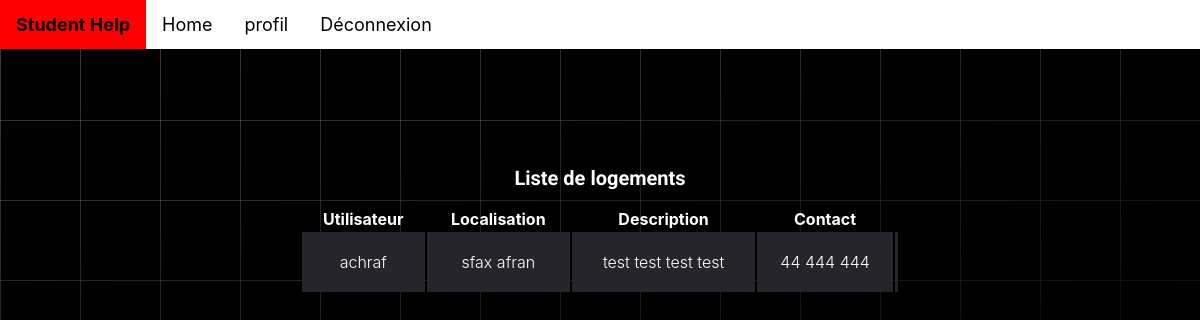
Page /posts/liste_logement/ on the earlier database version.
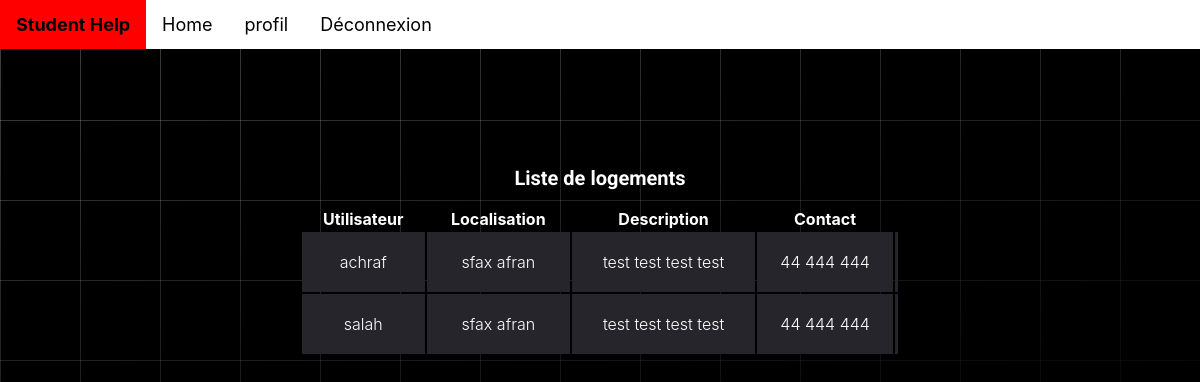
Same page on the later database version.
### posts/models.py (models this page shows, shortened)
class Poste(models.Model):
    TYPE_CHOICES = [('0', 'offre'), ('1', 'demande')]
    type = models.CharField(max_length=1, choices=TYPE_CHOICES)
    date = models.DateField(null=True, default=date.today)
    user = models.ForeignKey(User, on_delete=models.CASCADE, null=True)
    image = models.ImageField(blank=True)

### student/models.py (models this page shows, shortened)
class Logement(Poste):
    localisation = models.CharField(max_length=50)
    description = models.CharField(max_length=100)
    contactinfo = models.CharField(max_length=100)

### posts/views.py (the view)
# urls.py: path('liste_logement/',ListPostLogement.as_view(), name='listLog'),
class ListPostLogement(ListView):
    model = Poste
    template_name = 'listPosts/liste_logement.html'
    form_class =  LogementForm
    context_object_name = 'liste_logement'

### posts/templates/listPosts/liste_logement.html (shortened to what this page needs)
<!DOCTYPE html>
<html lang="en">
<head>
    <link rel="stylesheet" href="fonts/icomoon/style.css" />
    <link rel="stylesheet" href="css/owl.carousel.min.css" />
    {% extends "student/base.html" %}
    {% block content %}
</head>
<body>
    <div class="content">
        <div class="container">
            <h2 class="mb-5" style="text-align: center;">Liste de logements</h2>
            <div class="table-responsive custom-table-responsive">
                <table class="table custom-table">
                    <thead>
                        <tr>
                            <th scope="col">Utilisateur</th>
                            <th scope="col">Localisation</th>
                            <th scope="col">Description</th>
                            <th scope="col">Contact</th>
                        </tr>
                    </thead>
                    <tbody>
                      {% if liste_logement %}
                          {% for poste in liste_logement %}
                              {% if poste.logement %}
                                  <tr scope="row">
                                    <td>{{ poste.user}}</td>
                                      <td>{{ poste.logement.localisation }}</td>
                                      <td>{{ poste.logement.description }}</td>
                                      <td>{{ poste.logement.contactinfo }}</td>
                                      <td>
                                    </td>
                                  </tr>
                              {% endif %}
                          {% endfor %}
                      {% else %}
                          <tr>
                              <td colspan="6" style="text-align: center;">Pas de transports</td>
                          </tr>
                      {% endif %}
                  </tbody>
                </table>
            </div>
        </div>
    </div>
    {% endblock %}

Differences in the rows shown:
added Poste: user "salah", logement.localisation "sfax afran", logement.description "test test test test", logement.contactinfo "44 444 444"
